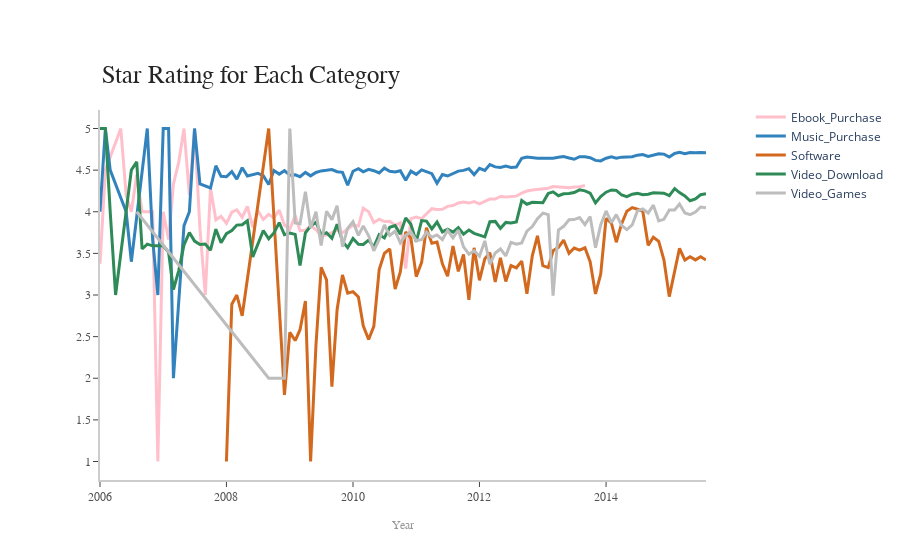

This figure's notebook cell:
### Code cell
%%local
import plotly.graph_objects as go



fig = go.Figure()
colors = ['rgb(255,192,203)','rgb(49,130,189)', 'rgb(210,105,30)', 'rgb(46,139,87)',  'rgb(189,189,189)']
label=['Ebook','Music','Software','Video_Download','Video_purchase']
i=0

for index,data in  start_rate.groupby('_2'):
    color=colors[i]
    i+=1
    year=data['_1']
    fig.add_trace(go.Scatter(x=year, y=data['_3'], name=index[8:],line = dict(color=color, width=3),mode='lines'))

annotations = []

fig.update_layout(
    xaxis=dict(
        showline=True,
        showgrid=False,
        showticklabels=True,
        linecolor='rgb(204, 204, 204)',
        linewidth=2,
        ticks='outside',
        tickfont=dict(
            family='Arial',
            size=12,
            color='rgb(82, 82, 82)',
        ),
    ),
    yaxis=dict(
        showline=True,
        showgrid=False,
        showticklabels=True,
        linecolor='rgb(204, 204, 204)',
        linewidth=2,
        ticks='outside',
        tickfont=dict(
            family='Arial',
            size=12,
            color='rgb(82, 82, 82)',
        ),
    ),
    autosize=False,
    margin=dict(
        autoexpand=True,
        l=100,
        r=20,
        t=110,
    ),
    showlegend=True,
    plot_bgcolor='white'
)
annotations = []

# Title
annotations.append(dict(xref='paper', yref='paper', x=0.0, y=1.05,
                              xanchor='left', yanchor='bottom',
                              text='Star Rating for Each Category',
                              font=dict(family='Arial',
                                        size=25,
                                        color='rgb(37,37,37)'),
                              showarrow=False))

annotations.append(dict(xref='paper', yref='paper', x=0.5, y=-0.1,
                              xanchor='center', yanchor='top',
                              text='Year',
                              font=dict(family='Arial',
                                        size=12,
                                        color='rgb(150,150,150)'),
                              showarrow=False))
# Legend
fig.update_layout(legend=dict(
    orientation="v",
    yanchor="top",
    y=1.02,
    xanchor="right",
    x=1.3
))
fig.update_layout(annotations=annotations)

fig.show()
